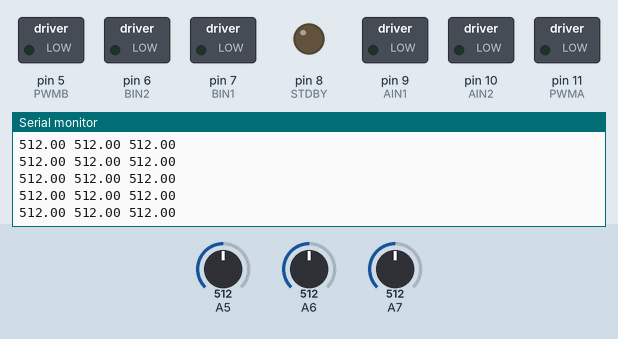
Simulated run of this sketch. Board: Arduino Nano, built with avr-gcc and run on an emulated ATmega328P. On the bench: switched loads named in the sketch (green lamp = pin HIGH), output pins drawn as LEDs (lit = HIGH), the last lines printed to the serial monitor. The inputs (shaded band) are chosen by the test bench; at power-on: A5 = 512, A6 = 512, A7 = 512.

Above: at 1.2 s.
1.3 s: A5 set to 981
At 2.1 s:
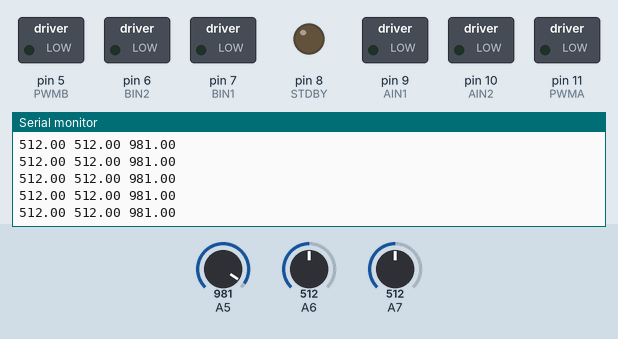
2.8 s: A5 set to 1015
At 3.5 s:
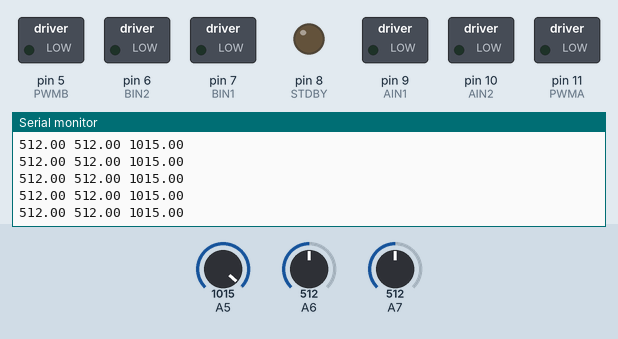
4.3 s: A6 set to 106
At 4.8 s:
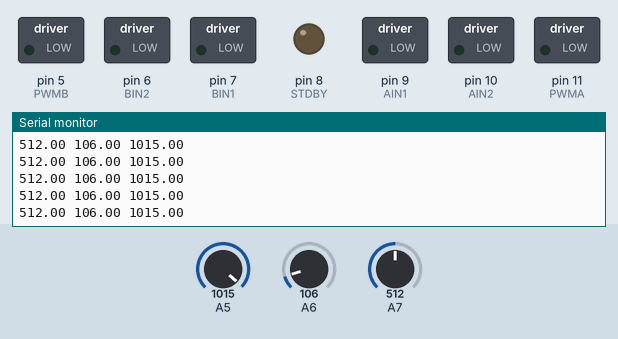
5.8 s: A6 set to 89
At 6.4 s:
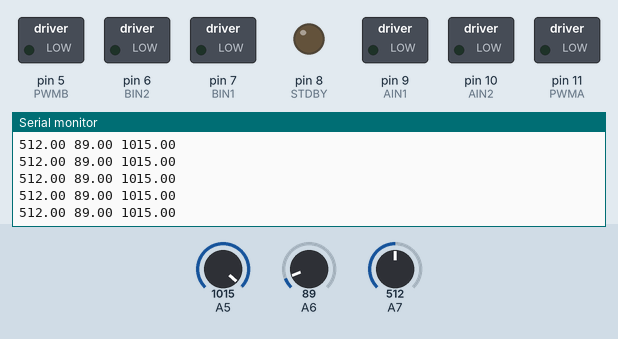
Timing chart, 0 to 8.3 s (numbered marks = the images above; inputs shaded):
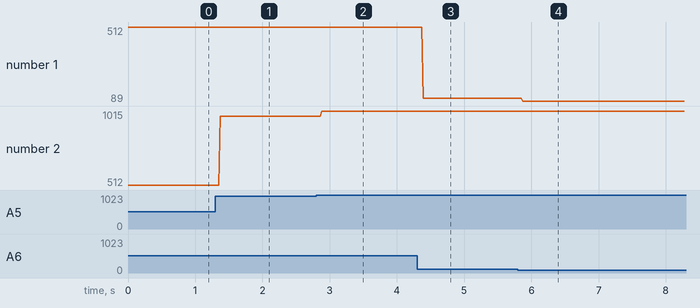

The sketch:

Robot_sensor_only.ino
```cpp
// Pololu #713 motor driver pin assignments
  const int PWMA = 11; // Pololu drive A
  const int AIN2 = 10;
  const int AIN1 = 9;
  const int STDBY = 8;
  const int BIN1 = 7; // Pololu drive B
  const int BIN2 = 6;
  const int PWMB = 5;

void setup (){

  pinMode (STDBY, OUTPUT );
  digitalWrite (STDBY, LOW );
  pinMode (PWMA, OUTPUT );
  pinMode (AIN1, OUTPUT );
  pinMode (AIN2, OUTPUT );
  pinMode (PWMB, OUTPUT );
  pinMode (BIN1, OUTPUT );
  pinMode (BIN2, OUTPUT );
  Serial.begin(9600);
}

void loop ()
{
  float sense_right = analogRead(A7);
  float sense_mid = analogRead(A6);
  float sense_left = analogRead(A5);
  //float err = (vdes - vact);
  //float gain = .25;
  //int command = err * gain;
  //command = constrain(command,-255, 255);
  Serial.print(sense_right);
  Serial.print(" ");
  Serial.print(sense_mid);
  Serial.print(" ");
  Serial.println(sense_left);


  //motorWrite(120, AIN1, AIN2, PWMA);
  //motorWrite(120, BIN1, BIN2, PWMB);
  //delay(1000);

  //motorWrite(-120, AIN1, AIN2, PWMA);
  //motorWrite(-120, BIN1, BIN2, PWMB);
  //delay(1000);


}

void motorWrite (int motorSpeed, int pin_IN1, int pin_IN2, int pin_PWM )
{
    if (motorSpeed < 0){
	digitalWrite(pin_IN1, HIGH);
	digitalWrite(pin_IN2, LOW);
    }
    else{
	digitalWrite(pin_IN2, HIGH);
	digitalWrite(pin_IN1, LOW);
    }

    motorSpeed = abs(motorSpeed);
    motorSpeed = constrain(motorSpeed, 0, 255);
    analogWrite(pin_PWM, motorSpeed);
}
```

Measured:
- after the input at 1.3 s, the serial monitor: prints a new line after 0.07 s (image 1)
- after the input at 2.8 s, the serial monitor: prints a new line after 0.08 s (image 2)
- after the input at 4.3 s, the serial monitor: prints a new line after 0.09 s (image 3)
- after the input at 5.8 s, the serial monitor: prints a new line after 0.07 s (image 4)
- plotted number 1: 512 → 106 after the input at 4.3 s, 106 → 89 after the input at 5.8 s
- plotted number 2: 512 → 981 after the input at 1.3 s, 981 → 1015 after the input at 2.8 s
